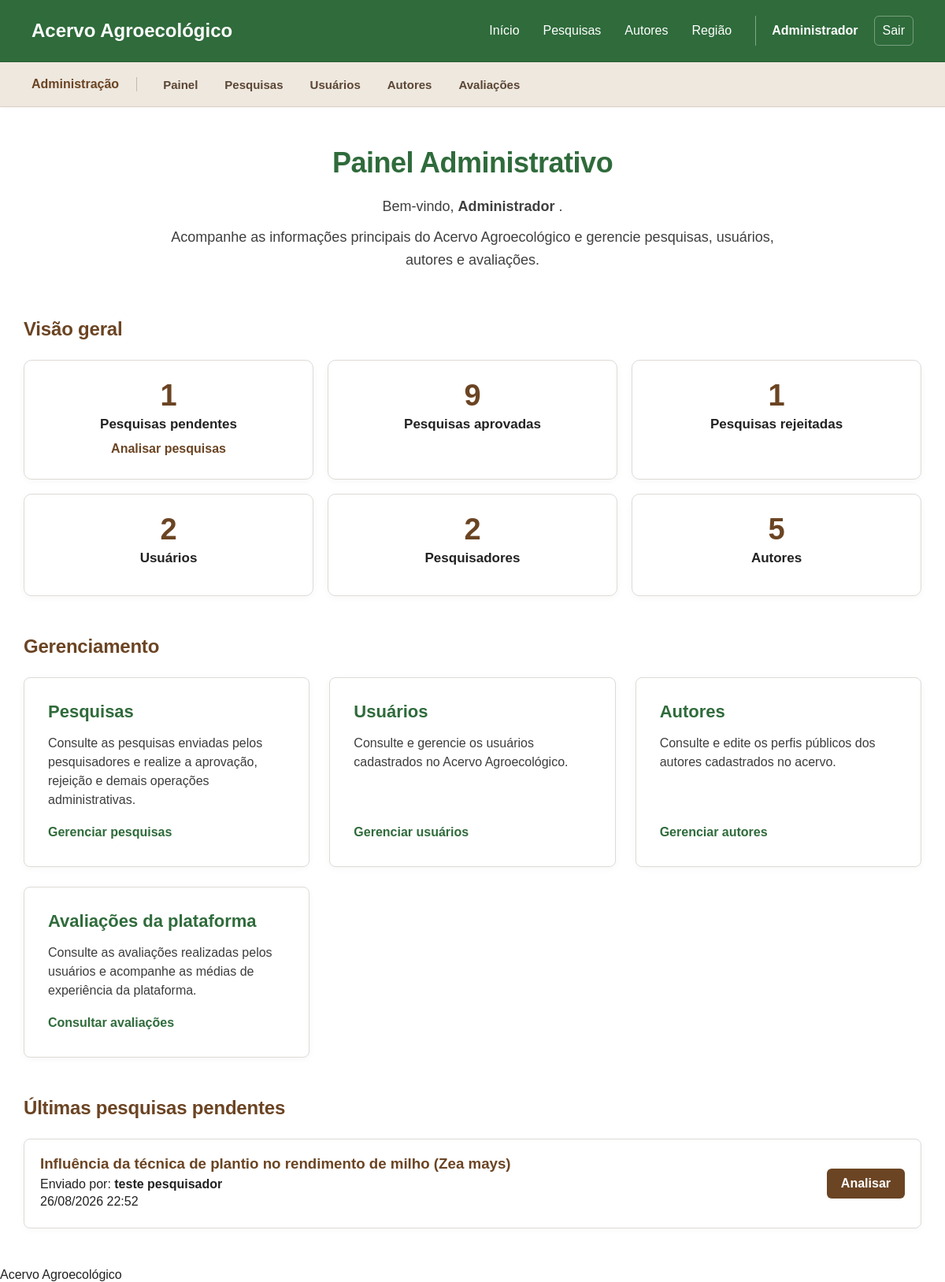
The app's page /admin/dashboard.php (signed in) with its own data.
### tables this page shows
CREATE TABLE `pesquisas` (
  `id` int(11) NOT NULL,
  `titulo` varchar(250) NOT NULL,
  `descricao` text NOT NULL,
  `resumo` longtext DEFAULT NULL,
  `palavras_chave` varchar(255) DEFAULT NULL,
  `link` varchar(500) DEFAULT NULL,
  `autor_id` int(11) NOT NULL,
  `regiao_id` int(11) NOT NULL,
  `solo_informado` varchar(80) DEFAULT NULL,
  `solo_id` int(11) DEFAULT NULL,
  `cultivo_informado` varchar(80) DEFAULT NULL,
  `cultivo_id` int(11) DEFAULT NULL,
  `pesquisador_id` int(11) NOT NULL,
  `administrador_id` int(11) DEFAULT NULL,
  `status` enum('Pendente','Aprovada','Rejeitada') NOT NULL DEFAULT 'Pendente',
  `observacao` text DEFAULT NULL,
  `dataEnvio` datetime NOT NULL DEFAULT current_timestamp(),
  `dataAprovacao` datetime DEFAULT NULL
);

CREATE TABLE `usuarios` (
  `id` int(11) NOT NULL,
  `nome` varchar(150) NOT NULL,
  `email` varchar(150) NOT NULL,
  `senha` varchar(255) NOT NULL,
  `tipo` enum('usuario','pesquisador','administrador') NOT NULL,
  `instituicao` varchar(150) DEFAULT NULL,
  `foto_perfil` varchar(255) DEFAULT NULL,
  `ativo` tinyint(1) NOT NULL DEFAULT 1,
  `dataCadastro` datetime NOT NULL DEFAULT current_timestamp()
);

### admin/dashboard.php (the view, shortened to what this page needs)
<?php
require_once "../includes/conexao.php";
$sqlPendentes = "
    SELECT COUNT(*) AS total
    FROM pesquisas
    WHERE status = 'Pendente'
";
$sqlAprovadas = "
    SELECT COUNT(*) AS total
    FROM pesquisas
    WHERE status = 'Aprovada'
";
$sqlRejeitadas = "
    SELECT COUNT(*) AS total
    FROM pesquisas
    WHERE status = 'Rejeitada'
";
$resultadoPendentes =
    $conn->query($sqlPendentes);
$resultadoAprovadas =
    $conn->query($sqlAprovadas);
$resultadoRejeitadas =
    $conn->query($sqlRejeitadas);
$totalPendentes =
    (int)$resultadoPendentes
        ->fetch_assoc()["total"];
$totalAprovadas =
    (int)$resultadoAprovadas
        ->fetch_assoc()["total"];
$totalRejeitadas =
    (int)$resultadoRejeitadas
        ->fetch_assoc()["total"];
$sqlUsuarios = "
    SELECT COUNT(*) AS total
    FROM usuarios
    WHERE tipo = 'usuario'
";
$resultadoUsuarios =
    $conn->query($sqlUsuarios);
$totalUsuarios =
    (int)$resultadoUsuarios
        ->fetch_assoc()["total"];
$sqlPesquisadores = "
    SELECT COUNT(*) AS total
    FROM usuarios
    WHERE tipo = 'pesquisador'
";
$resultadoPesquisadores =
    $conn->query($sqlPesquisadores);
$totalPesquisadores =
    (int)$resultadoPesquisadores
        ->fetch_assoc()["total"];
$sqlAutores = "
    SELECT COUNT(*) AS total
    FROM autores
";
$resultadoAutores =
    $conn->query($sqlAutores);
$totalAutores =
    (int)$resultadoAutores
        ->fetch_assoc()["total"];
$sqlUltimasPendentes = "
    SELECT
        p.id,
        p.titulo,
        p.dataEnvio,
        u.nome AS pesquisador
    FROM pesquisas p
    INNER JOIN usuarios u
        ON p.pesquisador_id = u.id
    WHERE p.status = 'Pendente'
    ORDER BY p.dataEnvio DESC
    LIMIT 5
";
$resultadoUltimasPendentes =
    $conn->query($sqlUltimasPendentes);
require_once "../includes/header.php";
require_once "../includes/menu.php";
?>
<main class="dashboard dashboard-admin">
    <section class="apresentacao">
        <h1>
            Painel Administrativo
        </h1>
        <p>
            Bem-vindo,
            <strong>
                <?php
                echo htmlspecialchars(
                    $_SESSION["usuario_nome"]
                );
                ?>
            </strong>.
        </p>
        <p>
            Acompanhe as informações principais
            do Acervo Agroecológico e gerencie
            pesquisas, usuários, autores e avaliações.
        </p>
    </section>
    <section class="resumo-administrativo">
        <h2>
            Visão geral
        </h2>
        <div class="cards-resumo-admin">
            <article class="card-resumo-admin">
                <span class="numero-resumo">
                    <?php
                    echo $totalPendentes;
                    ?>
                </span>
                <h3>
                    Pesquisas pendentes
                </h3>
                <a href="pesquisas.php">
                    Analisar pesquisas
                </a>
            </article>
            <article class="card-resumo-admin">
                <span class="numero-resumo">
                    <?php
                    echo $totalAprovadas;
                    ?>
                </span>
                <h3>
                    Pesquisas aprovadas
                </h3>
            </article>
            <article class="card-resumo-admin">
                <span class="numero-resumo">
                    <?php
                    echo $totalRejeitadas;
                    ?>
                </span>
                <h3>
                    Pesquisas rejeitadas
                </h3>
            </article>
            <article class="card-resumo-admin">
                <span class="numero-resumo">
                    <?php
                    echo $totalUsuarios;
                    ?>
                </span>
                <h3>
                    Usuários
                </h3>
            </article>
            <article class="card-resumo-admin">
                <span class="numero-resumo">
                    <?php
                    echo $totalPesquisadores;
                    ?>
                </span>
                <h3>
                    Pesquisadores
                </h3>
            </article>
            <article class="card-resumo-admin">
                <span class="numero-resumo">
                    <?php
                    echo $totalAutores;
                    ?>
                </span>
                <h3>
                    Autores
                </h3>
            </article>
        </div>
    </section>
    <section class="acoes-admin">
        <h2>
            Gerenciamento
        </h2>
        <div class="cards-dashboard">
            <article class="card-dashboard">
                <h3>
                    Pesquisas
                </h3>
                <p>
                    Consulte as pesquisas enviadas
                    pelos pesquisadores e realize
                    a aprovação, rejeição e demais
                    operações administrativas.
                </p>
                <a href="pesquisas.php">
                    Gerenciar pesquisas
                </a>
            </article>
            <article class="card-dashboard">
                <h3>
                    Usuários
                </h3>
                <p>
                    Consulte e gerencie os usuários
                    cadastrados no Acervo Agroecológico.
                </p>
                <a href="usuarios.php">
                    Gerenciar usuários
                </a>
            </article>
            <article class="card-dashboard">
                <h3>
                    Autores
                </h3>
                <p>
                    Consulte e edite os perfis públicos
                    dos autores cadastrados no acervo.
                </p>
                <a href="autores.php">
                    Gerenciar autores
                </a>
            </article>
            <article class="card-dashboard">
                <h3>
                    Avaliações da plataforma
                </h3>
                <p>
                    Consulte as avaliações realizadas
                    pelos usuários e acompanhe as médias
                    de experiência da plataforma.
                </p>
                <a href="avaliacoesSite.php">
                    Consultar avaliações
                </a>
            </article>
        </div>
    </section>
    <section class="ultimas-pendentes">
        <h2>
            Últimas pesquisas pendentes
        </h2>
        <?php
        if (
            $resultadoUltimasPendentes
                ->num_rows === 0
        ) :
        ?>
            <div class="sem-pendencias">
                <p>
                    Não existem pesquisas aguardando
                    análise no momento.
                </p>
            </div>
        <?php else : ?>
            <div class="lista-pendencias-dashboard">
                <?php
                while (
                    $pesquisa =
                    $resultadoUltimasPendentes
                        ->fetch_assoc()
                ) :
                ?>
                    <article class="item-pendencia-dashboard">
                        <div>
                            <h3>
                                <?php
                                echo htmlspecialchars(
                                    $pesquisa["titulo"]
                                );
                                ?>
                            </h3>
                            <p>
                                Enviado por:
                                <strong>
                                    <?php
                                    echo htmlspecialchars(
                                        $pesquisa[
                                            "pesquisador"
                                        ]
                                    );
                                    ?>
                                </strong>
                            </p>
                            <p>
                                <?php
                                echo date(
                                    "d/m/Y H:i",
                                    strtotime(
                                        $pesquisa[
                                            "dataEnvio"
                                        ]
                                    )
                                );
                                ?>
                            </p>
                        </div>
                        <a
                            href="analisarPesquisa.php?id=<?php
                            echo $pesquisa["id"];
                            ?>"
                            class="botao-analisar"
                        >
                            Analisar
                        </a>
                    </article>
                <?php endwhile; ?>
            </div>
        <?php endif; ?>
    </section>
</main>
<?php
require_once "../includes/footer.php";
?>

### css/style.css (style rules this page uses)
* { margin: 0; padding: 0; box-sizing: border-box; }
body { font-family: Arial, sans-serif; background-color: #ffffff; color: #222222; }

### css/dashboard.css (style rules this page uses)
.dashboard { max-width: 1200px; margin: 0 auto; padding: 50px 30px; }
.apresentacao { text-align: center; margin-bottom: 60px; }
.apresentacao h1 { font-size: 36px; margin-bottom: 20px; color: #2f6b3b; }
.apresentacao p { max-width: 800px; margin: 0 auto 10px; font-size: 18px; line-height: 1.6; }
.cards-dashboard { display: grid; grid-template-columns: repeat(4, minmax(0, 1fr)); gap: 25px; }
.card-dashboard { padding: 30px; border: 1px solid #dddddd; border-radius: 8px; background-color: #ffffff; }
.card-dashboard h3 { color: #2f6b3b; font-size: 22px; margin-top: 0; margin-bottom: 15px; }
.card-dashboard p { line-height: 1.5; margin-bottom: 20px; }
.card-dashboard a { color: #2f6b3b; font-weight: bold; text-decoration: none; }
.dashboard-admin { max-width: 1300px; }
.resumo-administrativo { margin-top: 45px; }
.resumo-administrativo h2, .acoes-admin h2, .ultimas-pendentes h2 { margin-bottom: 25px; color: #6b4423; }
.cards-resumo-admin { display: grid; grid-template-columns: repeat(3, minmax(0, 1fr)); gap: 18px; }
.card-resumo-admin { padding: 25px 18px; background-color: #ffffff; border: 1px solid #dddddd; border-radius: 10px; text-align: center; }
.numero-resumo { display: block; margin-bottom: 8px; color: #6b4423; font-size: 38px; font-weight: bold; }
.card-resumo-admin h3 { margin-top: 0; margin-bottom: 12px; font-size: 17px; }
.card-resumo-admin a { color: #6b4423; font-weight: bold; text-decoration: none; }
.acoes-admin { margin-top: 50px; }
.dashboard-admin .acoes-admin .cards-dashboard { grid-template-columns: repeat(3, minmax(0, 1fr)); }
.ultimas-pendentes { margin-top: 50px; }
.lista-pendencias-dashboard { display: flex; flex-direction: column; gap: 15px; }
.item-pendencia-dashboard { display: flex; justify-content: space-between; align-items: center; gap: 20px; padding: 20px; background-color: #ffffff; border: 1px solid #dddddd; border-radius: 8px; }
.item-pendencia-dashboard h3 { margin-top: 0; margin-bottom: 6px; color: #6b4423; }
.item-pendencia-dashboard p { margin-top: 4px; margin-bottom: 4px; }
.botao-analisar { display: inline-block; padding: 10px 18px; background-color: #6b4423; color: #ffffff; border-radius: 6px; font-weight: bold; text-decoration: none; white-space: nowrap; }
.dashboard { position: relative; }
.apresentacao h1 { letter-spacing: -0.5px; }
.apresentacao p { color: #3f3f3f; }
.como-funciona h2, .numeros-acervo h2, .resumo-administrativo h2, .acoes-admin h2, .ultimas-pendentes h2 { letter-spacing: -0.2px; }
.card-dashboard, .card-numero-acervo, .card-resumo-admin, .item-pendencia-dashboard, .sem-pendencias { transition: transform 0.2s ease, box-shadow 0.2s ease, border-color 0.2s ease; }
.card-dashboard { display: flex; flex-direction: column; min-height: 100%; box-sizing: border-box; border-color: #dedbd6; box-shadow: 0 2px 8px rgba(67, 48, 31, 0.04); }
.card-dashboard p { color: #3d3d3d; }
.card-dashboard a { display: inline-block; margin-top: auto; width: fit-content; padding-bottom: 2px; border-bottom: 2px solid transparent; transition: color 0.2s ease, border-color 0.2s ease; }
.numero-acervo, .numero-resumo { line-height: 1; }
.card-resumo-admin { border-color: #dedbd6; box-shadow: 0 2px 8px rgba(67, 48, 31, 0.04); }
.card-resumo-admin a { display: inline-block; padding-bottom: 2px; border-bottom: 2px solid transparent; transition: border-color 0.2s ease; }
.item-pendencia-dashboard { border-color: #dedbd6; box-shadow: 0 2px 8px rgba(67, 48, 31, 0.035); }
.botao-analisar { transition: background-color 0.2s ease, transform 0.2s ease, box-shadow 0.2s ease; }

### records on screen
pesquisas: titulo "Influência da técnica de plantio no rendimento de milho (Zea mays)", pesquisador.nome "teste pesquisador", dataEnvio "26/08/2026 22:52"

### other values on screen
$_SESSION["usuario_nome"] "Administrador"
$totalPendentes "1"
$totalAprovadas "9"
$totalRejeitadas "1"
$totalUsuarios "2"
$totalPesquisadores "2"
$totalAutores "5"
